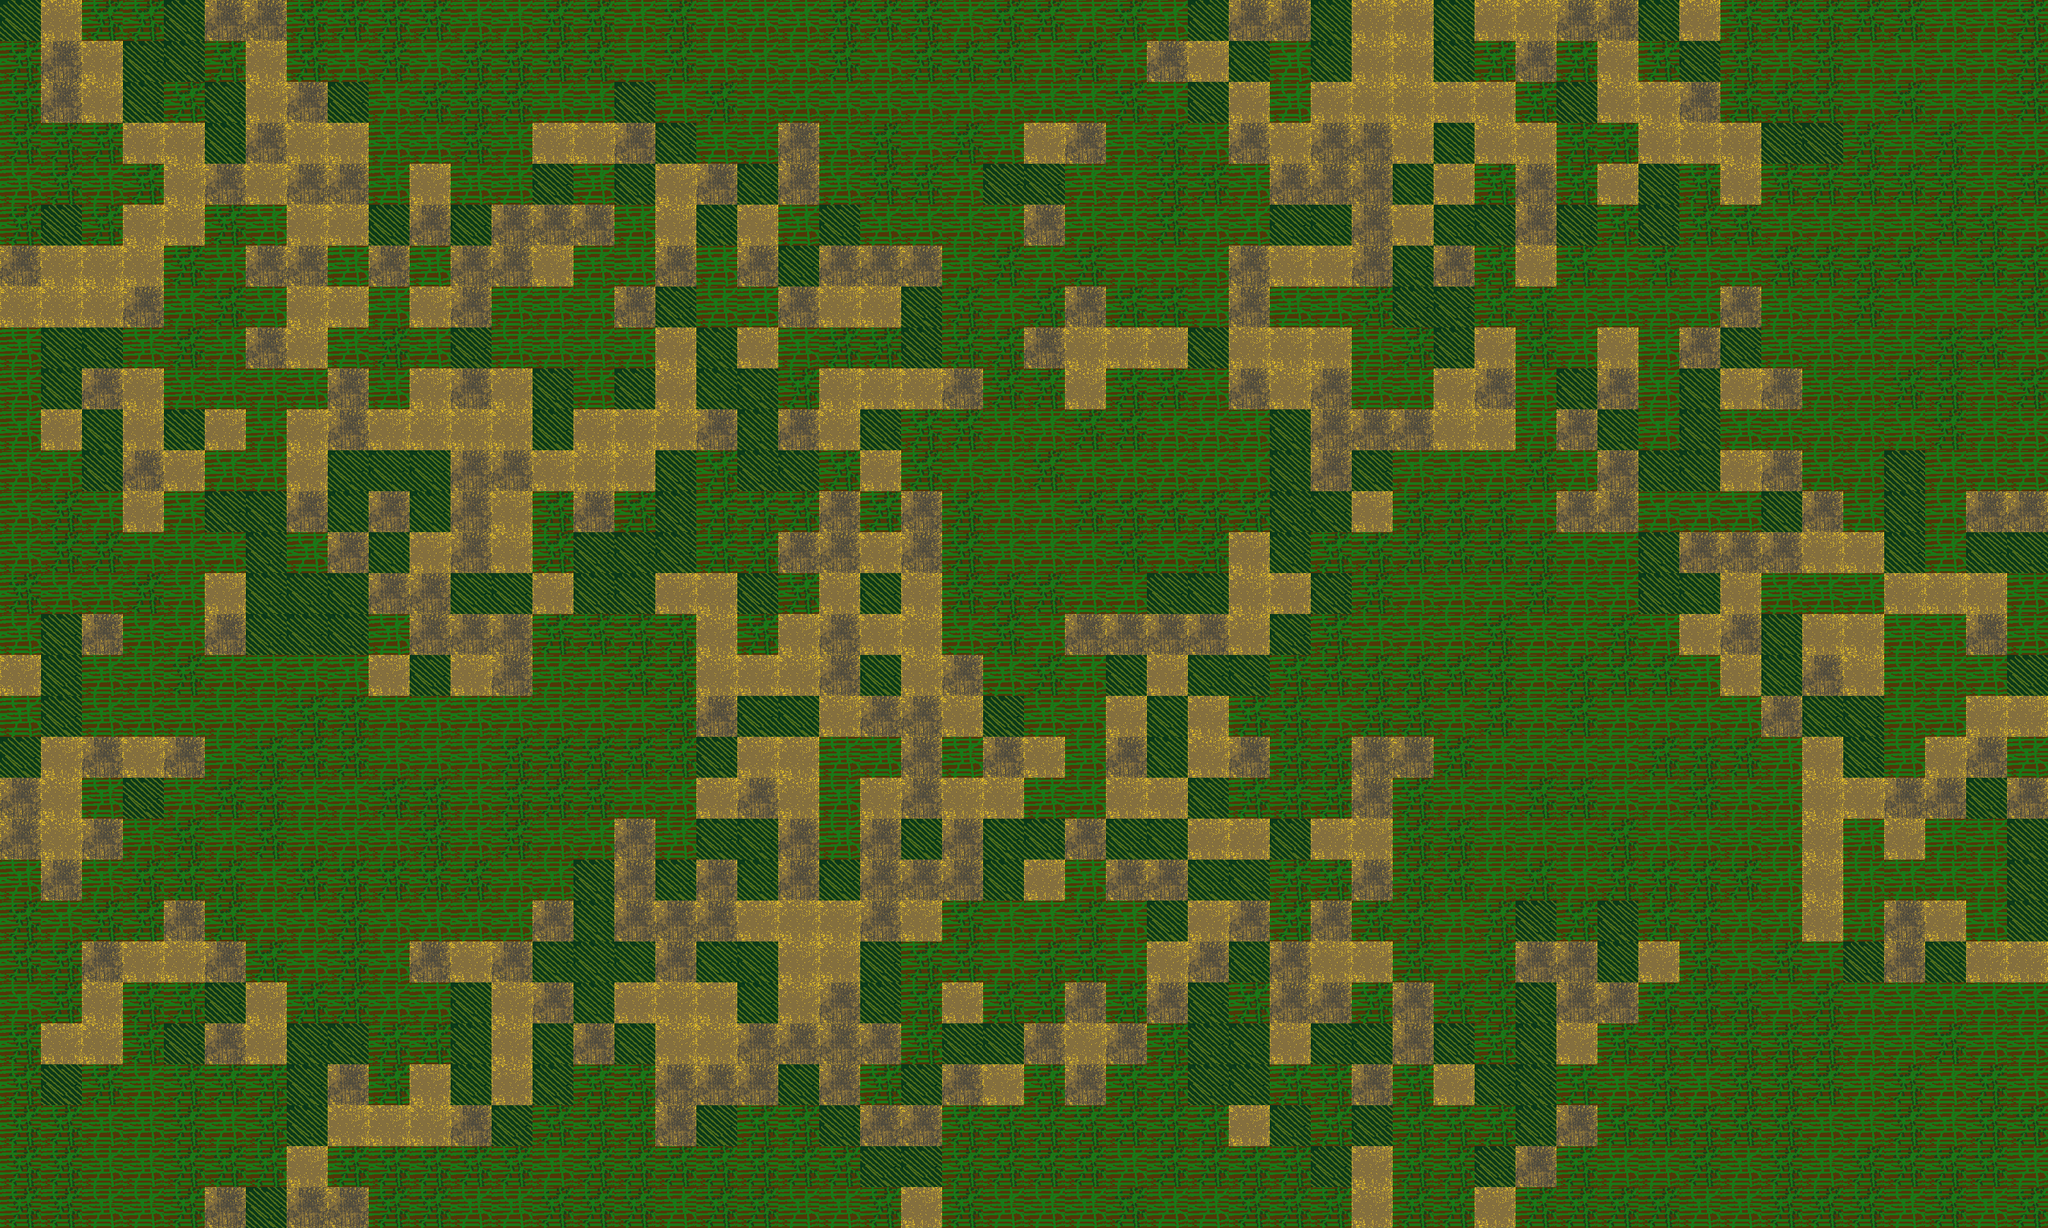

The image is a tile-based game level rendered from a .tmx file. Its description and complete source (layers, tilesets, objects, tile grids) follow:
An orthogonal 50x30 tile map with 64x64 px tiles, 1 tile layer (Tile Layer 1) and 13 objects (4x wall, 3x zombie, player, wildArea).

<map version="1.4" tiledversion="1.4.3" orientation="orthogonal" renderorder="right-down" width="50" height="30" tilewidth="64" tileheight="64" infinite="0" nextlayerid="4" nextobjectid="38">
 <tileset firstgid="1" name="foilage" tilewidth="64" tileheight="64" tilecount="9" columns="3">
  <image source="../img/tiles.png" trans="ff00ff" width="192" height="192" />
 </tileset>
 <layer id="1" name="Tile Layer 1" width="50" height="30">
  <data encoding="csv">
2,3,5,5,2,4,4,5,5,5,5,6,6,5,5,6,5,6,6,6,5,5,5,6,5,5,6,5,6,2,4,4,2,3,3,2,3,3,4,4,2,3,5,5,5,5,5,6,6,5,
5,4,3,2,2,5,3,5,6,5,6,5,5,5,5,6,5,6,6,6,5,6,5,5,5,6,5,6,4,3,2,6,2,3,3,2,5,4,5,3,5,2,5,6,5,6,6,6,6,5,
5,4,3,2,5,2,3,4,2,6,5,5,5,6,6,2,6,5,6,6,6,6,6,6,6,6,6,5,6,2,3,6,3,3,3,3,3,5,2,3,3,4,5,5,5,6,5,6,6,5,
5,5,5,3,3,2,4,3,3,6,6,5,6,3,3,4,2,6,6,4,6,5,6,5,6,3,4,6,5,6,4,3,4,4,3,2,3,3,5,5,3,3,3,2,2,5,6,5,6,6,
6,5,6,5,3,4,3,4,4,6,3,6,6,2,6,2,3,4,2,4,6,5,5,6,2,2,6,6,5,5,6,4,4,4,2,3,5,4,5,3,2,5,3,5,5,5,5,5,6,5,
5,2,5,3,3,5,6,3,3,2,4,2,4,4,4,6,3,2,3,6,2,6,6,6,6,4,6,6,5,6,6,2,2,4,3,2,2,4,2,5,2,5,5,6,6,6,6,5,5,6,
4,3,3,3,5,6,4,4,6,4,6,4,4,3,6,6,4,6,4,2,4,4,4,6,5,6,5,6,6,6,4,3,3,4,2,4,5,3,5,6,5,6,6,5,5,5,5,6,5,5,
3,3,3,4,6,5,6,3,3,6,3,4,6,6,6,4,2,6,6,4,3,3,2,5,6,5,4,5,5,6,4,6,6,5,2,2,5,5,6,6,6,6,4,6,6,5,6,6,6,5,
6,2,2,6,5,6,4,3,6,5,6,2,6,6,6,6,3,2,3,6,5,5,2,5,5,4,3,3,3,2,3,3,3,6,5,2,3,5,6,3,6,4,2,6,6,6,6,5,5,6,
6,2,4,3,6,6,6,6,4,6,3,4,3,2,6,2,3,2,2,5,3,3,3,4,5,5,3,5,5,6,4,3,4,6,6,3,4,6,2,4,6,2,3,4,6,6,5,5,6,5,
6,3,2,3,2,3,6,3,4,3,3,3,3,2,3,3,3,4,2,4,3,2,5,5,6,6,5,5,6,6,6,2,4,4,4,3,3,6,4,2,6,2,6,6,6,6,6,5,6,6,
6,6,2,4,3,6,6,3,2,2,2,4,4,3,3,3,2,5,2,2,5,3,5,6,6,5,6,6,6,6,6,2,4,2,6,6,6,5,6,4,2,2,3,4,6,6,2,6,6,6,
6,5,6,3,6,2,2,4,2,4,2,4,3,5,4,5,2,5,5,5,4,5,4,5,6,6,5,5,5,5,5,2,2,3,5,5,5,6,4,4,6,6,6,2,4,6,2,6,4,4,
6,5,5,6,6,6,2,6,4,2,3,4,3,5,2,2,2,5,5,4,4,3,4,5,6,6,6,5,6,5,3,2,5,5,5,5,5,5,6,6,2,4,4,4,3,3,2,6,2,2,
5,6,6,5,6,3,2,2,2,4,4,2,2,3,2,2,3,3,2,5,3,2,3,5,5,5,6,6,2,2,3,3,2,5,6,6,6,5,6,6,2,2,3,6,6,6,3,3,3,6,
6,2,4,6,6,4,2,2,2,6,4,4,4,5,5,5,5,3,5,3,4,3,3,6,5,6,4,4,4,4,3,2,5,6,6,6,5,6,6,5,6,3,4,2,3,3,6,6,4,6,
3,2,6,6,5,6,6,6,6,3,2,3,4,6,6,5,5,3,3,3,4,2,3,4,6,5,6,2,3,2,2,5,5,5,5,5,5,6,5,5,5,6,3,2,4,3,6,6,6,2,
6,2,6,6,6,6,6,5,5,6,6,6,6,6,6,6,5,4,2,2,3,4,4,3,2,6,6,3,2,3,5,5,6,5,5,6,5,6,5,6,6,6,6,4,2,2,6,6,3,3,
2,3,4,3,4,6,5,5,5,6,6,6,5,5,5,5,5,2,3,3,6,6,4,6,4,3,6,4,2,3,4,5,5,4,4,5,6,6,6,6,5,5,5,6,3,2,6,3,4,6,
4,3,6,2,6,5,5,6,6,5,5,6,5,5,5,6,6,3,4,3,6,3,4,3,3,6,6,3,3,2,5,5,5,4,5,6,6,5,5,6,6,5,6,6,3,3,4,4,2,4,
4,3,4,6,5,6,5,6,6,6,5,6,5,6,6,4,6,2,2,4,6,4,2,4,2,2,4,2,2,3,3,2,3,3,5,5,6,6,6,5,6,6,6,6,3,6,3,6,6,2,
6,4,6,5,5,5,6,5,5,5,5,5,6,6,2,4,2,4,2,4,2,4,4,4,2,3,6,4,4,2,2,5,5,4,5,5,6,5,6,5,5,5,5,6,3,6,6,6,6,2,
5,6,5,5,4,5,6,6,5,6,6,6,6,4,2,4,4,4,3,3,3,4,3,5,6,6,5,6,2,3,4,5,4,5,5,6,5,2,5,2,5,5,6,6,3,6,4,3,6,2,
5,5,4,3,3,4,5,6,5,6,4,3,4,2,2,2,4,2,2,3,3,2,5,5,6,5,5,6,3,4,2,4,3,3,5,6,5,4,4,2,3,5,6,5,6,2,4,2,3,3,
6,5,3,5,5,2,3,5,5,6,6,2,3,4,2,3,3,3,2,3,4,2,5,3,5,5,4,5,4,2,5,4,4,5,4,5,5,2,4,4,5,5,5,6,5,6,6,6,6,6,
5,3,3,5,2,4,3,2,2,5,5,2,3,2,4,2,3,3,4,4,4,4,5,2,2,4,3,4,5,2,2,3,2,2,4,2,5,2,3,5,5,5,5,5,5,6,6,5,6,6,
5,2,5,6,5,5,5,2,4,5,3,2,3,2,5,5,4,4,4,2,4,5,2,4,3,5,4,5,5,2,2,5,5,4,5,3,2,2,5,6,5,6,5,5,5,6,5,6,5,6,
5,5,6,6,5,6,5,2,3,3,3,4,2,5,5,5,4,2,5,5,2,4,4,5,5,5,5,5,5,5,3,2,5,2,5,5,5,2,4,5,5,5,5,5,6,6,5,6,5,5,
5,5,6,6,5,5,5,3,5,5,5,5,5,6,5,5,5,5,5,5,5,2,2,5,5,5,5,6,5,5,5,5,2,3,5,5,2,4,5,6,6,5,6,5,6,5,5,5,5,6,
5,5,6,6,5,4,2,4,4,5,5,6,6,5,5,5,6,5,5,6,6,5,3,5,6,6,6,5,6,6,5,5,5,3,5,5,3,5,5,5,5,6,6,5,5,5,6,5,6,5
</data>
 </layer>
 <objectgroup id="2" name="Object Layer 1">
  <object id="1" name="wall" x="0" y="0" width="3200" height="16" />
  <object id="2" name="wall" x="3184" y="16" width="16" height="1904" />
  <object id="3" name="wall" x="0" y="1904" width="3184" height="16" />
  <object id="4" name="wall" x="0" y="16" width="16" height="1888" />
  <object id="5" x="2096" y="2192" />
  <object id="6" name="player" x="1616" y="752" />
  <object id="11" name="zombie" x="1728" y="752" width="16" height="16" />
  <object id="12" x="1744" y="816" rotation="90" />
  <object id="13" name="zombie" x="1744" y="816" />
  <object id="14" x="1136" y="512" />
  <object id="15" name="zombie" x="1808" y="752" />
  <object id="16" x="1712" y="528" />
  <object id="33" name="wildArea" x="2784" y="80" width="352" height="608" />
 </objectgroup>
</map>